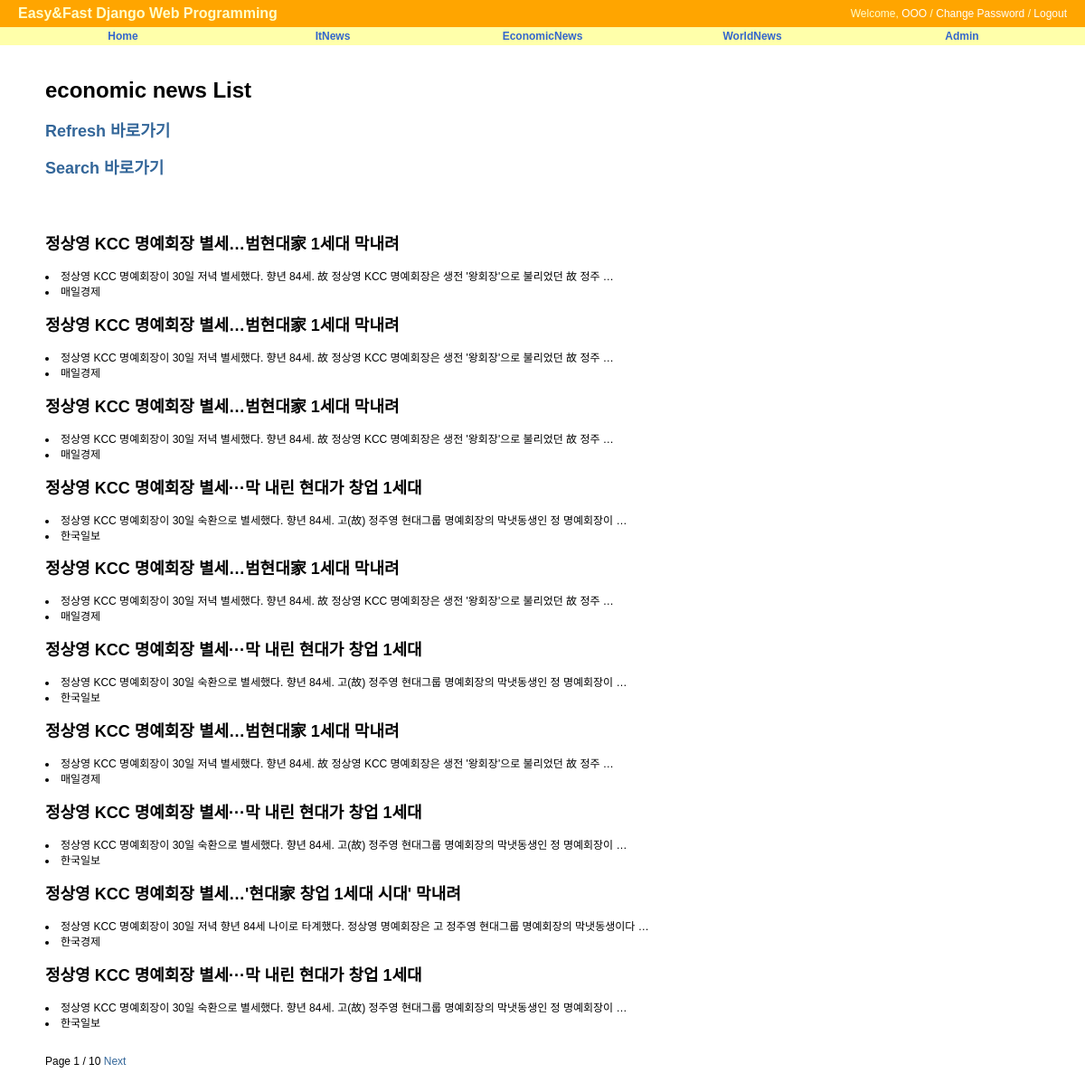
The app's page /economicnews/, older data.
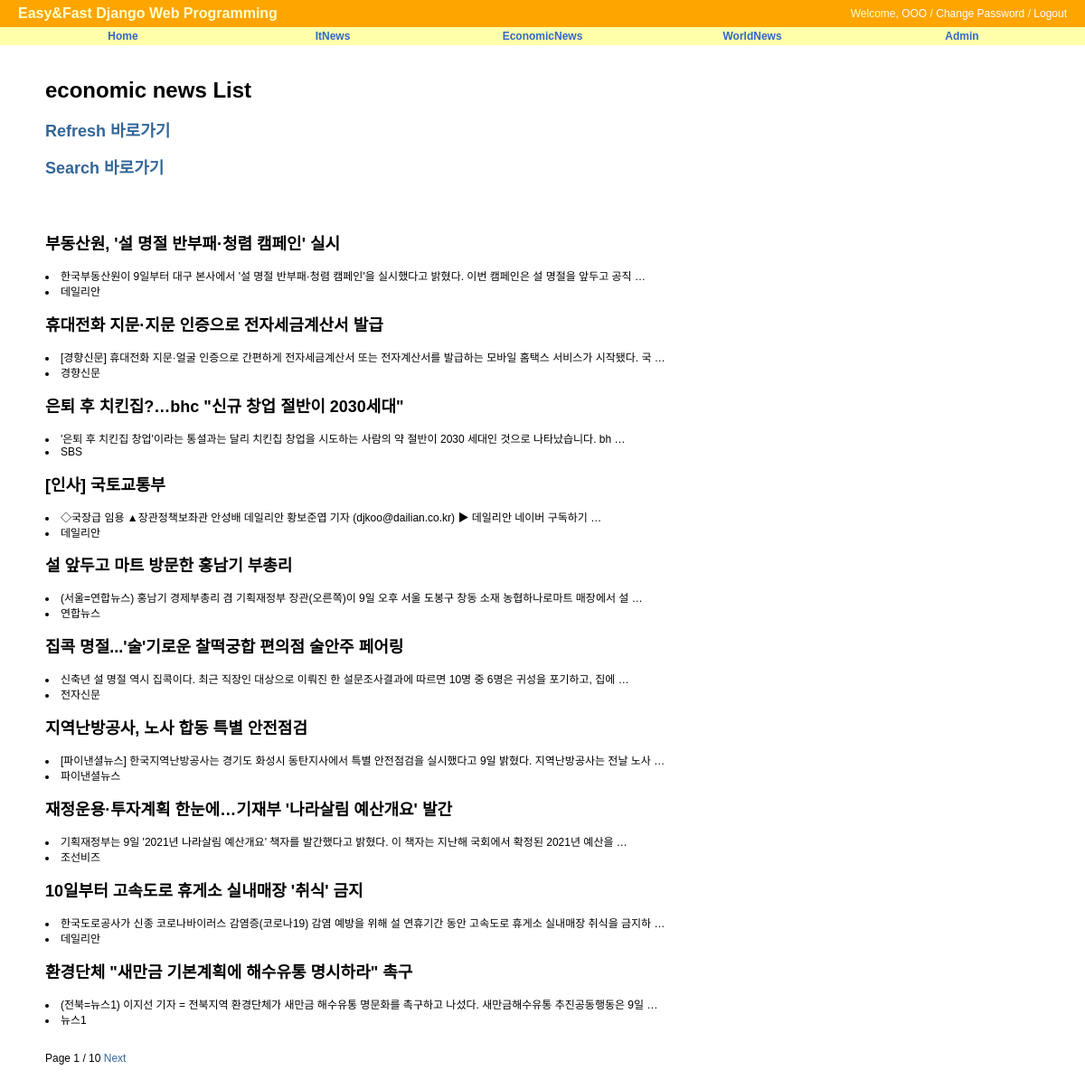
The same page, newer data.
### economic_news/models.py (models this page shows, shortened)
class EconomicNews(models.Model):
    title = models.CharField(max_length=50, blank=True, null=True)
    writer = models.CharField(max_length=50, blank=True, null=True)
    preview = models.TextField()
    class Meta:
        verbose_name = 'economic_new'
        verbose_name_plural = 'economic_news'
        db_table = 'economic_news'
        ordering = ('-id',)

### economic_news/views.py (the view)
# urls.py: path('', EconomicNewsView.as_view(), name='economicnews'),
class EconomicNewsView(ListView):
    model = EconomicNews
    template_name = 'economic_news/economic_list.html'
    paginate_by = 10

### economic_news/templates/economic_news/economic_list.html (shortened to what this page needs)
{% extends "base.html" %}
{% block content %}
<div id="content">
	<h1>economic news List</h1>
	<h2><a href="{% url 'economic_news:ecorefresh' %}">Refresh 바로가기</a></h2>
    <h2><a href="{% url 'economic_news:ecosearch' %}">Search 바로가기</a></h2>
    <br/><br/>
	{% for economicnews in object_list %}
		<h2>{{ economicnews.title }}</h2>
		<li>{{ economicnews.preview }}</li>
		<li>{{ economicnews.writer }}</li>
	{% endfor %}
	<br/><br/>
	<div>
        Page {{ page_obj.number }} / {{ page_obj.paginator.num_pages }}
        {% if page_obj.has_next %}
            <a href="?page={{ page_obj.next_page_number }}">Next</a>
        {% endif %}
    </div>
	<br/><br/>
</div>
{% endblock %}

Row changes from the older to the newer data that the page shows:
removed EconomicNews: title "정상영 KCC 명예회장 별세…범현대家 1세대 막내려", preview "정상영 KCC 명예회장이 30일 저녁 별세했다. 향년 84세. 故 정상영 KCC 명예회장은 생전 '왕회장'으로 불리었던 故 정주 …", writer "매일경제"
removed EconomicNews: title "정상영 KCC 명예회장 별세…범현대家 1세대 막내려", preview "정상영 KCC 명예회장이 30일 저녁 별세했다. 향년 84세. 故 정상영 KCC 명예회장은 생전 '왕회장'으로 불리었던 故 정주 …", writer "매일경제"
removed EconomicNews: title "정상영 KCC 명예회장 별세…범현대家 1세대 막내려", preview "정상영 KCC 명예회장이 30일 저녁 별세했다. 향년 84세. 故 정상영 KCC 명예회장은 생전 '왕회장'으로 불리었던 故 정주 …", writer "매일경제"
removed EconomicNews: title "정상영 KCC 명예회장 별세···막 내린 현대가 창업 1세대", preview "정상영 KCC 명예회장이 30일 숙환으로 별세했다. 향년 84세. 고(故) 정주영 현대그룹 명예회장의 막냇동생인 정 명예회장이 …", writer "한국일보"
removed EconomicNews: title "정상영 KCC 명예회장 별세…범현대家 1세대 막내려", preview "정상영 KCC 명예회장이 30일 저녁 별세했다. 향년 84세. 故 정상영 KCC 명예회장은 생전 '왕회장'으로 불리었던 故 정주 …", writer "매일경제"
removed EconomicNews: title "정상영 KCC 명예회장 별세···막 내린 현대가 창업 1세대", preview "정상영 KCC 명예회장이 30일 숙환으로 별세했다. 향년 84세. 고(故) 정주영 현대그룹 명예회장의 막냇동생인 정 명예회장이 …", writer "한국일보"
removed EconomicNews: title "정상영 KCC 명예회장 별세…범현대家 1세대 막내려", preview "정상영 KCC 명예회장이 30일 저녁 별세했다. 향년 84세. 故 정상영 KCC 명예회장은 생전 '왕회장'으로 불리었던 故 정주 …", writer "매일경제"
removed EconomicNews: title "정상영 KCC 명예회장 별세···막 내린 현대가 창업 1세대", preview "정상영 KCC 명예회장이 30일 숙환으로 별세했다. 향년 84세. 고(故) 정주영 현대그룹 명예회장의 막냇동생인 정 명예회장이 …", writer "한국일보"
removed EconomicNews: title "정상영 KCC 명예회장 별세…'현대家 창업 1세대 시대' 막내려", preview "정상영 KCC 명예회장이 30일 저녁 향년 84세 나이로 타계했다. 정상영 명예회장은 고 정주영 현대그룹 명예회장의 막냇동생이다 …", writer "한국경제"
removed EconomicNews: title "정상영 KCC 명예회장 별세···막 내린 현대가 창업 1세대", preview "정상영 KCC 명예회장이 30일 숙환으로 별세했다. 향년 84세. 고(故) 정주영 현대그룹 명예회장의 막냇동생인 정 명예회장이 …", writer "한국일보"
added EconomicNews: title "부동산원, '설 명절 반부패·청렴 캠페인' 실시", preview "한국부동산원이 9일부터 대구 본사에서 '설 명절 반부패·청렴 캠페인'을 실시했다고 밝혔다. 이번 캠페인은 설 명절을 앞두고 공직 …", writer "데일리안"
added EconomicNews: title "휴대전화 지문·지문 인증으로 전자세금계산서 발급", preview "[경향신문] 휴대전화 지문·얼굴 인증으로 간편하게 전자세금계산서 또는 전자계산서를 발급하는 모바일 홈택스 서비스가 시작됐다. 국 …", writer "경향신문"
added EconomicNews: title "은퇴 후 치킨집?…bhc \"신규 창업 절반이 2030세대\"", preview "'은퇴 후 치킨집 창업'이라는 통설과는 달리 치킨칩 창업을 시도하는 사람의 약 절반이 2030 세대인 것으로 나타났습니다. bh …", writer "SBS"
added EconomicNews: title "[인사] 국토교통부", preview "◇국장급 임용 ▲장관정책보좌관 안성배 데일리안 황보준엽 기자 (djkoo@dailian.co.kr) ▶ 데일리안 네이버 구독하기 …", writer "데일리안"
added EconomicNews: title "설 앞두고 마트 방문한 홍남기 부총리", preview "(서울=연합뉴스) 홍남기 경제부총리 겸 기획재정부 장관(오른쪽)이 9일 오후 서울 도봉구 창동 소재 농협하나로마트 매장에서 설 …", writer "연합뉴스"
added EconomicNews: title "집콕 명절...'술'기로운 찰떡궁합 편의점 술안주 페어링", preview "신축년 설 명절 역시 집콕이다. 최근 직장인 대상으로 이뤄진 한 설문조사결과에 따르면 10명 중 6명은 귀성을 포기하고, 집에 …", writer "전자신문"
added EconomicNews: title "지역난방공사, 노사 합동 특별 안전점검", preview "[파이낸셜뉴스] 한국지역난방공사는 경기도 화성시 동탄지사에서 특별 안전점검을 실시했다고 9일 밝혔다. 지역난방공사는 전날 노사 …", writer "파이낸셜뉴스"
added EconomicNews: title "재정운용·투자계획 한눈에…기재부 '나라살림 예산개요' 발간", preview "기획재정부는 9일 '2021년 나라살림 예산개요' 책자를 발간했다고 밝혔다. 이 책자는 지난해 국회에서 확정된 2021년 예산을 …", writer "조선비즈"
added EconomicNews: title "10일부터 고속도로 휴게소 실내매장 '취식' 금지", preview "한국도로공사가 신종 코로나바이러스 감염증(코로나19) 감염 예방을 위해 설 연휴기간 동안 고속도로 휴게소 실내매장 취식을 금지하 …", writer "데일리안"
added EconomicNews: title "환경단체 \"새만금 기본계획에 해수유통 명시하라\" 촉구", preview "(전북=뉴스1) 이지선 기자 = 전북지역 환경단체가 새만금 해수유통 명문화를 촉구하고 나섰다. 새만금해수유통 추진공동행동은 9일 …", writer "뉴스1"
